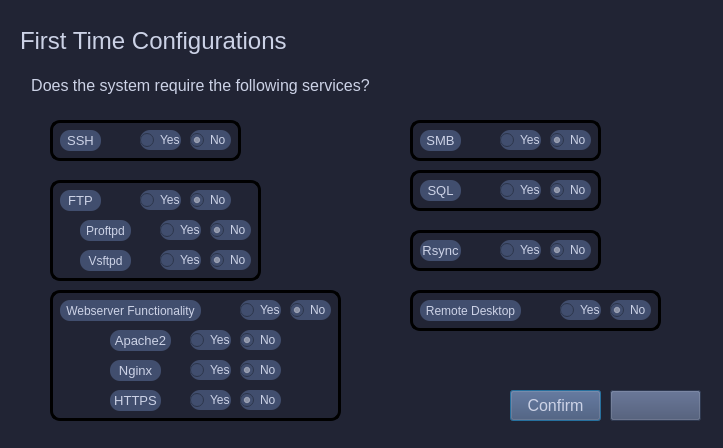
<?xml version="1.0" encoding="UTF-8"?>
<ui version="4.0">
 <class>firstConf</class>
 <widget class="QDialog" name="firstConf">
  <property name="geometry">
   <rect>
    <x>0</x>
    <y>0</y>
    <width>723</width>
    <height>448</height>
   </rect>
  </property>
  <property name="windowTitle">
   <string>First Time Configuration</string>
  </property>
  <property name="styleSheet">
   <string notr="true">background-color: #212434
</string>
  </property>
  <widget class="QPushButton" name="quit_buttonConf">
   <property name="geometry">
    <rect>
     <x>610</x>
     <y>390</y>
     <width>91</width>
     <height>31</height>
    </rect>
   </property>
   <property name="font">
    <font>
     <pointsize>12</pointsize>
    </font>
   </property>
   <property name="styleSheet">
    <string notr="true">background-color: #414E6E;color: #CCD2E6;</string>
   </property>
   <property name="text">
    <string/>
   </property>
  </widget>
  <widget class="QPushButton" name="confirmbtn">
   <property name="geometry">
    <rect>
     <x>510</x>
     <y>390</y>
     <width>91</width>
     <height>31</height>
    </rect>
   </property>
   <property name="font">
    <font>
     <pointsize>12</pointsize>
    </font>
   </property>
   <property name="styleSheet">
    <string notr="true">background-color: #414E6E;color: #CCD2E6;</string>
   </property>
   <property name="text">
    <string>Confirm</string>
   </property>
   <property name="default">
    <bool>true</bool>
   </property>
  </widget>
  <widget class="QLabel" name="fconflbl">
   <property name="geometry">
    <rect>
     <x>20</x>
     <y>20</y>
     <width>281</width>
     <height>41</height>
    </rect>
   </property>
   <property name="font">
    <font>
     <pointsize>18</pointsize>
     <italic>false</italic>
    </font>
   </property>
   <property name="styleSheet">
    <string notr="true">color: #CCD2E6; backgorund-color:</string>
   </property>
   <property name="text">
    <string>First Time Configurations</string>
   </property>
  </widget>
  <widget class="QLabel" name="fconfqalbl">
   <property name="geometry">
    <rect>
     <x>20</x>
     <y>70</y>
     <width>361</width>
     <height>31</height>
    </rect>
   </property>
   <property name="font">
    <font>
     <pointsize>12</pointsize>
    </font>
   </property>
   <property name="styleSheet">
    <string notr="true">color: #CCD2E6; backgorund-color:</string>
   </property>
   <property name="text">
    <string>Does the system require the following services?</string>
   </property>
   <property name="alignment">
    <set>Qt::AlignCenter</set>
   </property>
  </widget>
  <widget class="QFrame" name="frame">
   <property name="geometry">
    <rect>
     <x>50</x>
     <y>120</y>
     <width>191</width>
     <height>41</height>
    </rect>
   </property>
   <property name="autoFillBackground">
    <bool>false</bool>
   </property>
   <property name="styleSheet">
    <string notr="true">border: 2px solid;
border-width: 3px;
background: transparent;
border-radius: 10px; 
color: black;</string>
   </property>
   <property name="frameShape">
    <enum>QFrame::StyledPanel</enum>
   </property>
   <property name="frameShadow">
    <enum>QFrame::Raised</enum>
   </property>
   <widget class="QRadioButton" name="sshy">
    <property name="geometry">
     <rect>
      <x>90</x>
      <y>10</y>
      <width>41</width>
      <height>20</height>
     </rect>
    </property>
    <property name="font">
     <font>
      <pointsize>9</pointsize>
     </font>
    </property>
    <property name="styleSheet">
     <string notr="true">background-color: #414E6E;color: #CCD2E6;border: none;</string>
    </property>
    <property name="text">
     <string>Yes</string>
    </property>
   </widget>
   <widget class="QRadioButton" name="sshn">
    <property name="geometry">
     <rect>
      <x>140</x>
      <y>10</y>
      <width>41</width>
      <height>20</height>
     </rect>
    </property>
    <property name="font">
     <font>
      <pointsize>9</pointsize>
     </font>
    </property>
    <property name="styleSheet">
     <string notr="true">background-color: #414E6E;color: #CCD2E6;border: none;</string>
    </property>
    <property name="text">
     <string>No</string>
    </property>
    <property name="checked">
     <bool>true</bool>
    </property>
   </widget>
   <widget class="QLabel" name="ssh">
    <property name="geometry">
     <rect>
      <x>10</x>
      <y>10</y>
      <width>41</width>
      <height>21</height>
     </rect>
    </property>
    <property name="font">
     <font>
      <pointsize>10</pointsize>
     </font>
    </property>
    <property name="layoutDirection">
     <enum>Qt::LeftToRight</enum>
    </property>
    <property name="styleSheet">
     <string notr="true">background-color: #414E6E;color: #CCD2E6;border: none;</string>
    </property>
    <property name="text">
     <string>SSH</string>
    </property>
    <property name="alignment">
     <set>Qt::AlignCenter</set>
    </property>
   </widget>
  </widget>
  <widget class="QFrame" name="ftpfrm">
   <property name="geometry">
    <rect>
     <x>50</x>
     <y>180</y>
     <width>211</width>
     <height>101</height>
    </rect>
   </property>
   <property name="styleSheet">
    <string notr="true">border: 2px solid;
border-width: 3px;
background: transparent;
border-radius: 10px; 
color: black;</string>
   </property>
   <property name="frameShape">
    <enum>QFrame::StyledPanel</enum>
   </property>
   <property name="frameShadow">
    <enum>QFrame::Raised</enum>
   </property>
   <widget class="QFrame" name="vsftpdynfrm">
    <property name="geometry">
     <rect>
      <x>30</x>
      <y>70</y>
      <width>171</width>
      <height>21</height>
     </rect>
    </property>
    <property name="styleSheet">
     <string notr="true">border: none</string>
    </property>
    <property name="frameShape">
     <enum>QFrame::StyledPanel</enum>
    </property>
    <property name="frameShadow">
     <enum>QFrame::Raised</enum>
    </property>
    <widget class="QRadioButton" name="vsftpdn">
     <property name="geometry">
      <rect>
       <x>130</x>
       <y>0</y>
       <width>41</width>
       <height>20</height>
      </rect>
     </property>
     <property name="font">
      <font>
       <pointsize>9</pointsize>
      </font>
     </property>
     <property name="styleSheet">
      <string notr="true">background-color: #414E6E;color: #CCD2E6;</string>
     </property>
     <property name="text">
      <string>No</string>
     </property>
     <property name="checked">
      <bool>true</bool>
     </property>
    </widget>
    <widget class="QRadioButton" name="vsftpdy">
     <property name="geometry">
      <rect>
       <x>80</x>
       <y>0</y>
       <width>41</width>
       <height>20</height>
      </rect>
     </property>
     <property name="font">
      <font>
       <pointsize>9</pointsize>
      </font>
     </property>
     <property name="styleSheet">
      <string notr="true">background-color: #414E6E;color: #CCD2E6;</string>
     </property>
     <property name="text">
      <string>Yes</string>
     </property>
    </widget>
    <widget class="QLabel" name="vsfptd">
     <property name="geometry">
      <rect>
       <x>0</x>
       <y>0</y>
       <width>51</width>
       <height>21</height>
      </rect>
     </property>
     <property name="font">
      <font>
       <pointsize>9</pointsize>
      </font>
     </property>
     <property name="layoutDirection">
      <enum>Qt::LeftToRight</enum>
     </property>
     <property name="styleSheet">
      <string notr="true">background-color: #414E6E;color: #CCD2E6;</string>
     </property>
     <property name="text">
      <string>Vsftpd</string>
     </property>
     <property name="alignment">
      <set>Qt::AlignCenter</set>
     </property>
    </widget>
   </widget>
   <widget class="QFrame" name="proftpdynfrm">
    <property name="geometry">
     <rect>
      <x>30</x>
      <y>40</y>
      <width>171</width>
      <height>21</height>
     </rect>
    </property>
    <property name="styleSheet">
     <string notr="true">border: none</string>
    </property>
    <property name="frameShape">
     <enum>QFrame::StyledPanel</enum>
    </property>
    <property name="frameShadow">
     <enum>QFrame::Raised</enum>
    </property>
    <widget class="QRadioButton" name="proftpdn">
     <property name="geometry">
      <rect>
       <x>130</x>
       <y>0</y>
       <width>41</width>
       <height>20</height>
      </rect>
     </property>
     <property name="font">
      <font>
       <pointsize>9</pointsize>
      </font>
     </property>
     <property name="styleSheet">
      <string notr="true">background-color: #414E6E;color: #CCD2E6;</string>
     </property>
     <property name="text">
      <string>No</string>
     </property>
     <property name="checked">
      <bool>true</bool>
     </property>
    </widget>
    <widget class="QRadioButton" name="proftpdy">
     <property name="geometry">
      <rect>
       <x>80</x>
       <y>0</y>
       <width>41</width>
       <height>20</height>
      </rect>
     </property>
     <property name="font">
      <font>
       <pointsize>9</pointsize>
      </font>
     </property>
     <property name="styleSheet">
      <string notr="true">background-color: #414E6E;color: #CCD2E6;</string>
     </property>
     <property name="text">
      <string>Yes</string>
     </property>
    </widget>
    <widget class="QLabel" name="proftpd">
     <property name="geometry">
      <rect>
       <x>0</x>
       <y>0</y>
       <width>51</width>
       <height>21</height>
      </rect>
     </property>
     <property name="font">
      <font>
       <pointsize>9</pointsize>
      </font>
     </property>
     <property name="layoutDirection">
      <enum>Qt::LeftToRight</enum>
     </property>
     <property name="styleSheet">
      <string notr="true">background-color: #414E6E;color: #CCD2E6;</string>
     </property>
     <property name="text">
      <string>Proftpd</string>
     </property>
     <property name="alignment">
      <set>Qt::AlignCenter</set>
     </property>
    </widget>
   </widget>
   <widget class="QFrame" name="ftpynfrm">
    <property name="geometry">
     <rect>
      <x>10</x>
      <y>10</y>
      <width>171</width>
      <height>21</height>
     </rect>
    </property>
    <property name="styleSheet">
     <string notr="true">border: none</string>
    </property>
    <property name="frameShape">
     <enum>QFrame::StyledPanel</enum>
    </property>
    <property name="frameShadow">
     <enum>QFrame::Raised</enum>
    </property>
    <widget class="QRadioButton" name="ftpn">
     <property name="geometry">
      <rect>
       <x>130</x>
       <y>0</y>
       <width>41</width>
       <height>20</height>
      </rect>
     </property>
     <property name="font">
      <font>
       <pointsize>9</pointsize>
      </font>
     </property>
     <property name="styleSheet">
      <string notr="true">background-color: #414E6E;color: #CCD2E6;</string>
     </property>
     <property name="text">
      <string>No</string>
     </property>
     <property name="checked">
      <bool>true</bool>
     </property>
    </widget>
    <widget class="QRadioButton" name="ftpy">
     <property name="geometry">
      <rect>
       <x>80</x>
       <y>0</y>
       <width>41</width>
       <height>20</height>
      </rect>
     </property>
     <property name="font">
      <font>
       <pointsize>9</pointsize>
       <weight>50</weight>
       <bold>false</bold>
      </font>
     </property>
     <property name="styleSheet">
      <string notr="true">background-color: #414E6E;color: #CCD2E6;</string>
     </property>
     <property name="text">
      <string>Yes</string>
     </property>
    </widget>
    <widget class="QLabel" name="ftp">
     <property name="geometry">
      <rect>
       <x>0</x>
       <y>0</y>
       <width>41</width>
       <height>21</height>
      </rect>
     </property>
     <property name="font">
      <font>
       <pointsize>10</pointsize>
      </font>
     </property>
     <property name="layoutDirection">
      <enum>Qt::LeftToRight</enum>
     </property>
     <property name="styleSheet">
      <string notr="true">background-color: #414E6E;color: #CCD2E6;</string>
     </property>
     <property name="text">
      <string>FTP</string>
     </property>
     <property name="alignment">
      <set>Qt::AlignCenter</set>
     </property>
    </widget>
   </widget>
  </widget>
  <widget class="QFrame" name="frame_2">
   <property name="geometry">
    <rect>
     <x>50</x>
     <y>290</y>
     <width>291</width>
     <height>131</height>
    </rect>
   </property>
   <property name="styleSheet">
    <string notr="true">border: 2px solid;
border-width: 3px;
background: transparent;
border-radius: 10px; 
color: black;</string>
   </property>
   <property name="frameShape">
    <enum>QFrame::StyledPanel</enum>
   </property>
   <property name="frameShadow">
    <enum>QFrame::Raised</enum>
   </property>
   <widget class="QFrame" name="frame_6">
    <property name="geometry">
     <rect>
      <x>10</x>
      <y>10</y>
      <width>271</width>
      <height>21</height>
     </rect>
    </property>
    <property name="styleSheet">
     <string notr="true">border: none;</string>
    </property>
    <property name="frameShape">
     <enum>QFrame::StyledPanel</enum>
    </property>
    <property name="frameShadow">
     <enum>QFrame::Raised</enum>
    </property>
    <widget class="QRadioButton" name="weby">
     <property name="geometry">
      <rect>
       <x>180</x>
       <y>0</y>
       <width>41</width>
       <height>20</height>
      </rect>
     </property>
     <property name="font">
      <font>
       <pointsize>9</pointsize>
      </font>
     </property>
     <property name="styleSheet">
      <string notr="true">background-color: #414E6E;color: #CCD2E6;</string>
     </property>
     <property name="text">
      <string>Yes</string>
     </property>
    </widget>
    <widget class="QLabel" name="web">
     <property name="geometry">
      <rect>
       <x>0</x>
       <y>0</y>
       <width>141</width>
       <height>21</height>
      </rect>
     </property>
     <property name="font">
      <font>
       <pointsize>9</pointsize>
      </font>
     </property>
     <property name="layoutDirection">
      <enum>Qt::LeftToRight</enum>
     </property>
     <property name="styleSheet">
      <string notr="true">background-color: #414E6E;color: #CCD2E6;</string>
     </property>
     <property name="text">
      <string>Webserver Functionality</string>
     </property>
     <property name="alignment">
      <set>Qt::AlignCenter</set>
     </property>
    </widget>
    <widget class="QRadioButton" name="webn">
     <property name="geometry">
      <rect>
       <x>230</x>
       <y>0</y>
       <width>41</width>
       <height>20</height>
      </rect>
     </property>
     <property name="font">
      <font>
       <pointsize>9</pointsize>
      </font>
     </property>
     <property name="styleSheet">
      <string notr="true">background-color: #414E6E;color: #CCD2E6;</string>
     </property>
     <property name="text">
      <string>No</string>
     </property>
     <property name="checked">
      <bool>true</bool>
     </property>
    </widget>
   </widget>
   <widget class="QFrame" name="frame_7">
    <property name="geometry">
     <rect>
      <x>60</x>
      <y>40</y>
      <width>171</width>
      <height>21</height>
     </rect>
    </property>
    <property name="styleSheet">
     <string notr="true">border: none;</string>
    </property>
    <property name="frameShape">
     <enum>QFrame::StyledPanel</enum>
    </property>
    <property name="frameShadow">
     <enum>QFrame::Raised</enum>
    </property>
    <widget class="QLabel" name="apache">
     <property name="geometry">
      <rect>
       <x>0</x>
       <y>0</y>
       <width>61</width>
       <height>21</height>
      </rect>
     </property>
     <property name="font">
      <font>
       <pointsize>10</pointsize>
      </font>
     </property>
     <property name="layoutDirection">
      <enum>Qt::LeftToRight</enum>
     </property>
     <property name="styleSheet">
      <string notr="true">background-color: #414E6E;color: #CCD2E6;</string>
     </property>
     <property name="text">
      <string>Apache2</string>
     </property>
     <property name="alignment">
      <set>Qt::AlignCenter</set>
     </property>
    </widget>
    <widget class="QRadioButton" name="apachey">
     <property name="geometry">
      <rect>
       <x>80</x>
       <y>0</y>
       <width>41</width>
       <height>20</height>
      </rect>
     </property>
     <property name="font">
      <font>
       <pointsize>9</pointsize>
      </font>
     </property>
     <property name="styleSheet">
      <string notr="true">background-color: #414E6E;color: #CCD2E6;</string>
     </property>
     <property name="text">
      <string>Yes</string>
     </property>
    </widget>
    <widget class="QRadioButton" name="apachen">
     <property name="geometry">
      <rect>
       <x>130</x>
       <y>0</y>
       <width>41</width>
       <height>20</height>
      </rect>
     </property>
     <property name="font">
      <font>
       <pointsize>9</pointsize>
      </font>
     </property>
     <property name="styleSheet">
      <string notr="true">background-color: #414E6E;color: #CCD2E6;</string>
     </property>
     <property name="text">
      <string>No</string>
     </property>
     <property name="checked">
      <bool>true</bool>
     </property>
    </widget>
   </widget>
   <widget class="QFrame" name="frame_8">
    <property name="geometry">
     <rect>
      <x>60</x>
      <y>70</y>
      <width>171</width>
      <height>21</height>
     </rect>
    </property>
    <property name="styleSheet">
     <string notr="true">border: none;</string>
    </property>
    <property name="frameShape">
     <enum>QFrame::StyledPanel</enum>
    </property>
    <property name="frameShadow">
     <enum>QFrame::Raised</enum>
    </property>
    <widget class="QRadioButton" name="nginxy">
     <property name="geometry">
      <rect>
       <x>80</x>
       <y>0</y>
       <width>41</width>
       <height>20</height>
      </rect>
     </property>
     <property name="font">
      <font>
       <pointsize>9</pointsize>
      </font>
     </property>
     <property name="styleSheet">
      <string notr="true">background-color: #414E6E;color: #CCD2E6;</string>
     </property>
     <property name="text">
      <string>Yes</string>
     </property>
    </widget>
    <widget class="QRadioButton" name="nginxn">
     <property name="geometry">
      <rect>
       <x>130</x>
       <y>0</y>
       <width>41</width>
       <height>20</height>
      </rect>
     </property>
     <property name="font">
      <font>
       <pointsize>9</pointsize>
      </font>
     </property>
     <property name="styleSheet">
      <string notr="true">background-color: #414E6E;color: #CCD2E6;</string>
     </property>
     <property name="text">
      <string>No</string>
     </property>
     <property name="checked">
      <bool>true</bool>
     </property>
    </widget>
    <widget class="QLabel" name="nginx">
     <property name="geometry">
      <rect>
       <x>0</x>
       <y>0</y>
       <width>51</width>
       <height>21</height>
      </rect>
     </property>
     <property name="font">
      <font>
       <pointsize>10</pointsize>
      </font>
     </property>
     <property name="layoutDirection">
      <enum>Qt::LeftToRight</enum>
     </property>
     <property name="styleSheet">
      <string notr="true">background-color: #414E6E;color: #CCD2E6;</string>
     </property>
     <property name="text">
      <string>Nginx</string>
     </property>
     <property name="alignment">
      <set>Qt::AlignCenter</set>
     </property>
    </widget>
   </widget>
   <widget class="QFrame" name="frame_9">
    <property name="geometry">
     <rect>
      <x>60</x>
      <y>100</y>
      <width>171</width>
      <height>21</height>
     </rect>
    </property>
    <property name="styleSheet">
     <string notr="true">border: none;</string>
    </property>
    <property name="frameShape">
     <enum>QFrame::StyledPanel</enum>
    </property>
    <property name="frameShadow">
     <enum>QFrame::Raised</enum>
    </property>
    <widget class="QLabel" name="https">
     <property name="geometry">
      <rect>
       <x>0</x>
       <y>0</y>
       <width>51</width>
       <height>21</height>
      </rect>
     </property>
     <property name="font">
      <font>
       <pointsize>10</pointsize>
      </font>
     </property>
     <property name="layoutDirection">
      <enum>Qt::LeftToRight</enum>
     </property>
     <property name="styleSheet">
      <string notr="true">background-color: #414E6E;color: #CCD2E6;</string>
     </property>
     <property name="text">
      <string>HTTPS</string>
     </property>
     <property name="alignment">
      <set>Qt::AlignCenter</set>
     </property>
    </widget>
    <widget class="QRadioButton" name="httpsn">
     <property name="geometry">
      <rect>
       <x>130</x>
       <y>0</y>
       <width>41</width>
       <height>20</height>
      </rect>
     </property>
     <property name="font">
      <font>
       <pointsize>9</pointsize>
      </font>
     </property>
     <property name="styleSheet">
      <string notr="true">background-color: #414E6E;color: #CCD2E6;</string>
     </property>
     <property name="text">
      <string>No</string>
     </property>
     <property name="checked">
      <bool>true</bool>
     </property>
    </widget>
    <widget class="QRadioButton" name="httpsy">
     <property name="geometry">
      <rect>
       <x>80</x>
       <y>0</y>
       <width>41</width>
       <height>20</height>
      </rect>
     </property>
     <property name="font">
      <font>
       <pointsize>9</pointsize>
      </font>
     </property>
     <property name="styleSheet">
      <string notr="true">background-color: #414E6E;color: #CCD2E6;</string>
     </property>
     <property name="text">
      <string>Yes</string>
     </property>
    </widget>
   </widget>
  </widget>
  <widget class="QFrame" name="frame_3">
   <property name="geometry">
    <rect>
     <x>410</x>
     <y>120</y>
     <width>191</width>
     <height>41</height>
    </rect>
   </property>
   <property name="styleSheet">
    <string notr="true">border: 2px solid;
border-width: 3px;
background: transparent;
border-radius: 10px; 
color: black;</string>
   </property>
   <property name="frameShape">
    <enum>QFrame::StyledPanel</enum>
   </property>
   <property name="frameShadow">
    <enum>QFrame::Raised</enum>
   </property>
   <widget class="QLabel" name="smb">
    <property name="geometry">
     <rect>
      <x>10</x>
      <y>10</y>
      <width>41</width>
      <height>21</height>
     </rect>
    </property>
    <property name="font">
     <font>
      <pointsize>10</pointsize>
     </font>
    </property>
    <property name="layoutDirection">
     <enum>Qt::LeftToRight</enum>
    </property>
    <property name="styleSheet">
     <string notr="true">background-color: #414E6E;color: #CCD2E6;border: none;</string>
    </property>
    <property name="text">
     <string>SMB</string>
    </property>
    <property name="alignment">
     <set>Qt::AlignCenter</set>
    </property>
   </widget>
   <widget class="QRadioButton" name="smbn">
    <property name="geometry">
     <rect>
      <x>140</x>
      <y>10</y>
      <width>41</width>
      <height>20</height>
     </rect>
    </property>
    <property name="font">
     <font>
      <pointsize>9</pointsize>
     </font>
    </property>
    <property name="styleSheet">
     <string notr="true">background-color: #414E6E;color: #CCD2E6;border: none;</string>
    </property>
    <property name="text">
     <string>No</string>
    </property>
    <property name="checked">
     <bool>true</bool>
    </property>
   </widget>
   <widget class="QRadioButton" name="smby">
    <property name="geometry">
     <rect>
      <x>90</x>
      <y>10</y>
      <width>41</width>
      <height>20</height>
     </rect>
    </property>
    <property name="font">
     <font>
      <pointsize>9</pointsize>
     </font>
    </property>
    <property name="styleSheet">
     <string notr="true">background-color: #414E6E;color: #CCD2E6;border: none;</string>
    </property>
    <property name="text">
     <string>Yes</string>
    </property>
   </widget>
  </widget>
  <widget class="QFrame" name="frame_4">
   <property name="geometry">
    <rect>
     <x>410</x>
     <y>170</y>
     <width>191</width>
     <height>41</height>
    </rect>
   </property>
   <property name="styleSheet">
    <string notr="true">border: 2px solid;
border-width: 3px;
background: transparent;
border-radius: 10px; 
color: black;</string>
   </property>
   <property name="frameShape">
    <enum>QFrame::StyledPanel</enum>
   </property>
   <property name="frameShadow">
    <enum>QFrame::Raised</enum>
   </property>
   <widget class="QRadioButton" name="sqln">
    <property name="geometry">
     <rect>
      <x>140</x>
      <y>10</y>
      <width>41</width>
      <height>20</height>
     </rect>
    </property>
    <property name="font">
     <font>
      <pointsize>9</pointsize>
     </font>
    </property>
    <property name="styleSheet">
     <string notr="true">background-color: #414E6E;color: #CCD2E6;border: none;</string>
    </property>
    <property name="text">
     <string>No</string>
    </property>
    <property name="checked">
     <bool>true</bool>
    </property>
   </widget>
   <widget class="QRadioButton" name="sqly">
    <property name="geometry">
     <rect>
      <x>90</x>
      <y>10</y>
      <width>41</width>
      <height>20</height>
     </rect>
    </property>
    <property name="font">
     <font>
      <pointsize>9</pointsize>
     </font>
    </property>
    <property name="styleSheet">
     <string notr="true">background-color: #414E6E;color: #CCD2E6;border: none;</string>
    </property>
    <property name="text">
     <string>Yes</string>
    </property>
   </widget>
   <widget class="QLabel" name="sql">
    <property name="geometry">
     <rect>
      <x>10</x>
      <y>10</y>
      <width>41</width>
      <height>21</height>
     </rect>
    </property>
    <property name="font">
     <font>
      <pointsize>10</pointsize>
     </font>
    </property>
    <property name="layoutDirection">
     <enum>Qt::LeftToRight</enum>
    </property>
    <property name="styleSheet">
     <string notr="true">background-color: #414E6E;color: #CCD2E6;border: none;</string>
    </property>
    <property name="text">
     <string>SQL</string>
    </property>
    <property name="alignment">
     <set>Qt::AlignCenter</set>
    </property>
   </widget>
  </widget>
  <widget class="QFrame" name="frame_5">
   <property name="geometry">
    <rect>
     <x>410</x>
     <y>230</y>
     <width>191</width>
     <height>41</height>
    </rect>
   </property>
   <property name="styleSheet">
    <string notr="true">border: 2px solid;
border-width: 3px;
background: transparent;
border-radius: 10px; 
color: black;</string>
   </property>
   <property name="frameShape">
    <enum>QFrame::StyledPanel</enum>
   </property>
   <property name="frameShadow">
    <enum>QFrame::Raised</enum>
   </property>
   <widget class="QLabel" name="rsync">
    <property name="geometry">
     <rect>
      <x>10</x>
      <y>10</y>
      <width>41</width>
      <height>21</height>
     </rect>
    </property>
    <property name="font">
     <font>
      <pointsize>10</pointsize>
     </font>
    </property>
    <property name="layoutDirection">
     <enum>Qt::LeftToRight</enum>
    </property>
    <property name="styleSheet">
     <string notr="true">background-color: #414E6E;color: #CCD2E6;border: none;</string>
    </property>
    <property name="text">
     <string>Rsync</string>
    </property>
    <property name="alignment">
     <set>Qt::AlignCenter</set>
    </property>
   </widget>
   <widget class="QRadioButton" name="rsyncn">
    <property name="geometry">
     <rect>
      <x>140</x>
      <y>10</y>
      <width>41</width>
      <height>20</height>
     </rect>
    </property>
    <property name="font">
     <font>
      <pointsize>9</pointsize>
     </font>
    </property>
    <property name="styleSheet">
     <string notr="true">background-color: #414E6E;color: #CCD2E6;border: none;</string>
    </property>
    <property name="text">
     <string>No</string>
    </property>
    <property name="checked">
     <bool>true</bool>
    </property>
   </widget>
   <widget class="QRadioButton" name="rsyncy">
    <property name="geometry">
     <rect>
      <x>90</x>
      <y>10</y>
      <width>41</width>
      <height>20</height>
     </rect>
    </property>
    <property name="font">
     <font>
      <pointsize>9</pointsize>
     </font>
    </property>
    <property name="styleSheet">
     <string notr="true">background-color: #414E6E;color: #CCD2E6;border: none;</string>
    </property>
    <property name="text">
     <string>Yes</string>
    </property>
   </widget>
  </widget>
  <widget class="QFrame" name="frame_10">
   <property name="geometry">
    <rect>
     <x>410</x>
     <y>290</y>
     <width>251</width>
     <height>41</height>
    </rect>
   </property>
   <property name="styleSheet">
    <string notr="true">border: 2px solid;
border-width: 3px;
background: transparent;
border-radius: 10px; 
color: black;</string>
   </property>
   <property name="frameShape">
    <enum>QFrame::StyledPanel</enum>
   </property>
   <property name="frameShadow">
    <enum>QFrame::Raised</enum>
   </property>
   <widget class="QLabel" name="rdp">
    <property name="geometry">
     <rect>
      <x>10</x>
      <y>10</y>
      <width>101</width>
      <height>21</height>
     </rect>
    </property>
    <property name="font">
     <font>
      <pointsize>9</pointsize>
     </font>
    </property>
    <property name="layoutDirection">
     <enum>Qt::LeftToRight</enum>
    </property>
    <property name="styleSheet">
     <string notr="true">background-color: #414E6E;color: #CCD2E6;border: none;</string>
    </property>
    <property name="text">
     <string>Remote Desktop</string>
    </property>
    <property name="alignment">
     <set>Qt::AlignCenter</set>
    </property>
   </widget>
   <widget class="QRadioButton" name="rdpn">
    <property name="geometry">
     <rect>
      <x>200</x>
      <y>10</y>
      <width>41</width>
      <height>20</height>
     </rect>
    </property>
    <property name="font">
     <font>
      <pointsize>9</pointsize>
     </font>
    </property>
    <property name="styleSheet">
     <string notr="true">background-color: #414E6E;color: #CCD2E6;border: none;</string>
    </property>
    <property name="text">
     <string>No</string>
    </property>
    <property name="checked">
     <bool>true</bool>
    </property>
   </widget>
   <widget class="QRadioButton" name="rdpy">
    <property name="geometry">
     <rect>
      <x>150</x>
      <y>10</y>
      <width>41</width>
      <height>20</height>
     </rect>
    </property>
    <property name="font">
     <font>
      <pointsize>9</pointsize>
     </font>
    </property>
    <property name="styleSheet">
     <string notr="true">background-color: #414E6E;color: #CCD2E6;border: none;</string>
    </property>
    <property name="text">
     <string>Yes</string>
    </property>
   </widget>
  </widget>
 </widget>
 <resources/>
 <connections/>
</ui>
